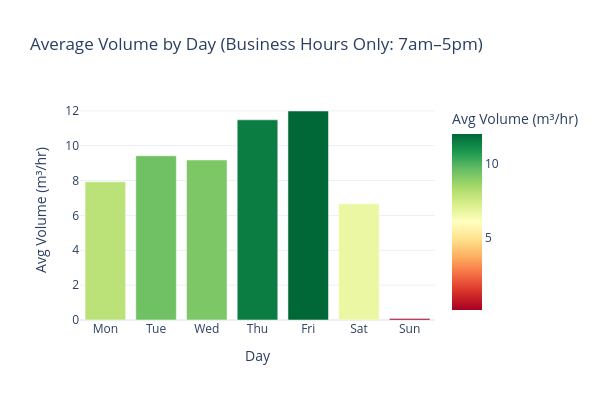

Write notebook code for a chart like this one.
### Code cell
# Cell 6: Sunday effect during business hours only
# If we filter to hours 7-17, Sundays should be VERY different from weekdays.
# This shows the TRUE business impact of Sunday closure.

business_hours = df_pre_FE[df_pre_FE["programmed_departure_hour"].between(7, 17)].copy()

daily_avg_business = business_hours.groupby("day_of_week")["volume_m3"].mean().reset_index()
daily_avg_business["day_name"] = daily_avg_business["day_of_week"].map({
    0: "Mon", 1: "Tue", 2: "Wed", 3: "Thu", 4: "Fri", 5: "Sat", 6: "Sun"
})

fig = px.bar(
    daily_avg_business,
    x="day_name",
    y="volume_m3",
    title="Average Volume by Day (Business Hours Only: 7am–5pm)",
    labels={"volume_m3": "Avg Volume (m³/hr)", "day_name": "Day"},
    color="volume_m3",
    color_continuous_scale="RdYlGn"
)
fig.update_layout(width=600, height=400, template="plotly_white")
fig.show()

print("Correlation during business hours:")
print(f"is_sunday: {business_hours['is_sunday'].corr(business_hours['volume_m3']):.3f}")
print(f"is_weekend: {business_hours['is_weekend'].corr(business_hours['volume_m3']):.3f}")

print("\nAverage volume by day (business hours):")
print(daily_avg_business.set_index("day_name")["volume_m3"].round(2))

### Figure 1 — Plotly figure (JSON) as saved in the notebook; plotly's stock layout.template omitted (floating-point values rounded to 4 significant figures)
{"data": [{"hovertemplate": "Day=%{x}<br>Avg Volume (m³/hr)=%{marker.color}<extra></extra>", "legendgroup": "", "marker": {"color": [7.935, 9.424, 9.183, 11.48, 11.99, 6.674, 0.09186], "coloraxis": "coloraxis", "pattern": {"shape": ""}}, "name": "", "orientation": "v", "showlegend": false, "textposition": "auto", "type": "bar", "x": ["Mon", "Tue", "Wed", "Thu", "Fri", "Sat", "Sun"], "xaxis": "x", "y": [7.935, 9.424, 9.183, 11.48, 11.99, 6.674, 0.09186], "yaxis": "y"}], "layout": {"barmode": "relative", "coloraxis": {"colorbar": {"title": {"text": "Avg Volume (m³/hr)"}}, "colorscale": [[0, "rgb(165,0,38)"], [0.1, "rgb(215,48,39)"], [0.2, "rgb(244,109,67)"], [0.3, "rgb(253,174,97)"], [0.4, "rgb(254,224,139)"], [0.5, "rgb(255,255,191)"], [0.6, "rgb(217,239,139)"], [0.7, "rgb(166,217,106)"], [0.8, "rgb(102,189,99)"], [0.9, "rgb(26,152,80)"], [1, "rgb(0,104,55)"]]}, "height": 400, "legend": {"tracegroupgap": 0}, "title": {"text": "Average Volume by Day (Business Hours Only: 7am–5pm)"}, "width": 600, "xaxis": {"anchor": "y", "domain": [0, 1], "title": {"text": "Day"}}, "yaxis": {"anchor": "x", "domain": [0, 1], "title": {"text": "Avg Volume (m³/hr)"}}}}
